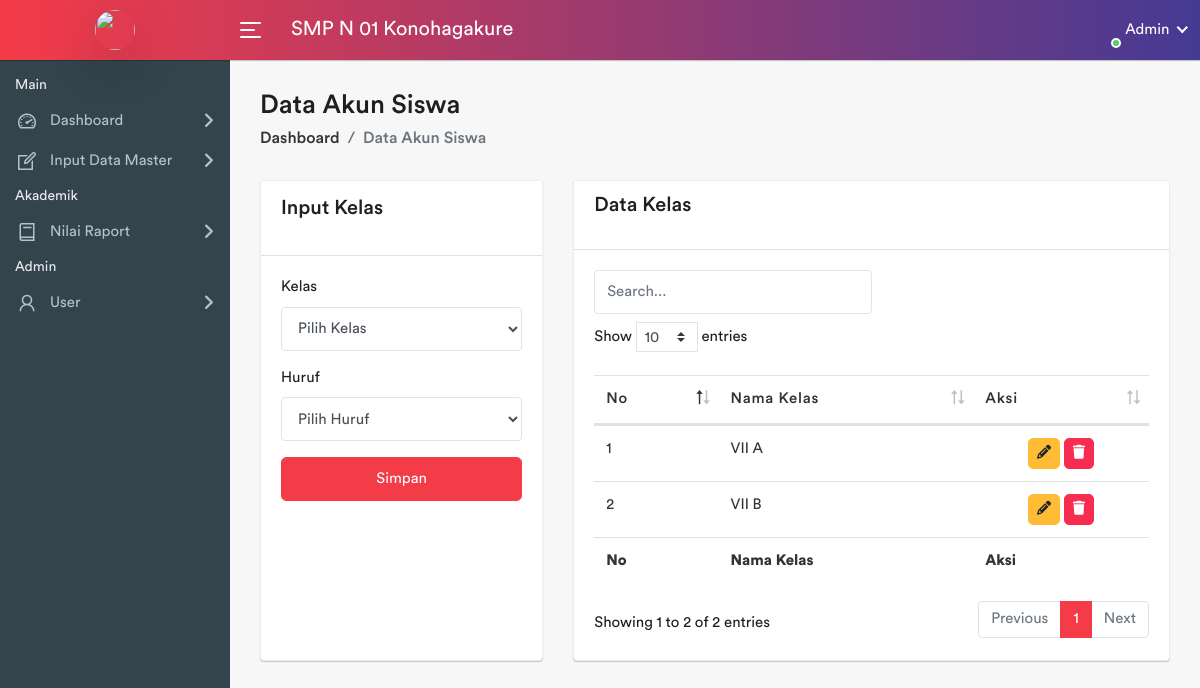
The page /pages/kelas/index.php (signed in) on the database its author committed.
### tables this page shows
CREATE TABLE `sekolah` (
  `sekolah_id` int(11) NOT NULL,
  `nama_sekolah` varchar(100) NOT NULL,
  `npsn` varchar(10) NOT NULL,
  `jenjang` varchar(10) NOT NULL,
  `status` varchar(10) NOT NULL,
  `alamat_sekolah` varchar(255) DEFAULT NULL,
  `tahun_berdiri` int(11) DEFAULT NULL,
  `akreditasi` varchar(10) DEFAULT NULL,
  `kepala_sekolah` varchar(100) DEFAULT NULL,
  `telepon_sekolah` varchar(15) DEFAULT NULL,
  `email_sekolah` varchar(50) DEFAULT NULL,
  `website_sekolah` varchar(100) DEFAULT NULL,
  `gambar` varchar(255) NOT NULL
);

CREATE TABLE `kelas` (
  `kelas_id` int(11) NOT NULL,
  `nama_kelas` varchar(10) NOT NULL
);

### pages/kelas/index.php (the view, shortened to what this page needs)
<?php
    require_once '../../koneksi.php';
    require_once '../template/header.php';
    require_once '../template/sidebar.php';
?>
<div class="page-wrapper">
    <div class="content container-fluid">
        <div class="page-header">
            <div class="row">
                <div class="col-sm-12">
                    <h3 class="page-title">Data Akun Siswa</h3>
                    <ul class="breadcrumb">
                        <li class="breadcrumb-item"><a href="../../<?=$_SESSION['mainurl']?>">Dashboard</a></li>
                        <li class="breadcrumb-item active">Data Akun Siswa</li>
                    </ul>
                </div>
            </div>
        </div>
        <div class="row">
            <div class="col-sm-4 d-flex">
                <div class="card flex-fill">
                    <div class="card-header">
                        <div class="card-title">Input Kelas</div>
                    </div>
                    <div class="card-body">
                        <form action="" method="POST">
                            <div class="form-group">
                                <label for="kelas">Kelas</label>
                                <select name="kelas" id="kelas" class="form-control" required>
                                    <option value="">Pilih Kelas</option>
                                </select>
                            </div>
                            <div class="form-group">
                                <label for="huruf">Huruf</label>
                                <select name="huruf" id="huruf" class="form-control" required>
                                    <option value="">Pilih Huruf</option>
                                </select>
                            </div>
                            <div class="form-group">
                                <input id="submit" class="btn btn-primary form-control" type="submit" name="submit"
                                    value="Simpan">
                            </div>
                        </form>
                    </div>
                </div>
            </div>
            <div class="col-sm-8">
                <div class="card flex-fill">
                    <div class="card-header d-flex justify-content-between">
                        <h5 class="card-title">Data Kelas</h5>
                    </div>
                    <div class="card-body">
                        <input type="text" id="searchInput" placeholder="Search..." class="form-control col-6 mb-2">
                        <div class="table-responsive">
                            <table class="datatable table table-stripped mb-0">
                                <div class="table-responsive">
                                    <thead>
                                        <tr>
                                            <th>No</th>
                                            <th>Nama Kelas</th>
                                            <th>Aksi</th>
                                        </tr>
                                    </thead>
                                    <tfoot>
                                        <tr>
                                            <th>No</th>
                                            <th>Nama Kelas</th>
                                            <th>Aksi</th>
                                        </tr>
                                    </tfoot>
                                    <tbody>
                                        <?php
                                        $query = "SELECT * FROM kelas";
                                        $result = mysqli_query($koneksi, $query);
                                        $no = 1;
                                        while ($row = mysqli_fetch_assoc($result)) {
                                        ?>
                                        <tr>
                                            <td><?= $no++ ?></td>
                                            <td><?= $row['nama_kelas'] ?></td>
                                            <td class="text-center">
                                                <button type="button" class="btn btn-warning btn-sm" data-toggle="modal"
                                                    data-target="#editModal<?= $row['kelas_id'] ?>"><i
                                                        class="fa fa-pencil"></i></button>
                                                <button type="button" class="btn btn-danger btn-sm" data-toggle="modal"
                                                    data-target="#deleteModal<?= $row['kelas_id'] ?>"><i
                                                        class="fa fa-trash"></i></button>
                                            </td>
                                        </tr>
                                        <?php
                                        }
                                        ?>
                                    </tbody>
                                </div>
                            </table>
                        </div>
                    </div>
                </div>
            </div>
        </div>
    </div>
</div>
<?php
    require_once '../template/footer.php';

### pages/template/sidebar.php (shortened to what this page needs)
<body>
    <div class="main-wrapper">
        <div class="header">
            <div class="header-left">
                <a href="../../<?=$_SESSION['mainurl']?>" class="logo">
                    <img src="<?=$_SESSION['foto']?>" width="40" height="40" alt="" class="rounded-circle shadow-lg">
                </a>
            </div>
            <a id="toggle_btn" href="javascript:void(0);">
                <span class="bar-icon">
                    <span></span>
                    <span></span>
                    <span></span>
                </span>
            </a>
            <?php
        $query = "SELECT nama_sekolah FROM sekolah";
        $result = mysqli_query($koneksi, $query);
        $data = mysqli_fetch_assoc($result);
        ?>
            <div class="page-title-box">
                <h3><?=$data['nama_sekolah']?></h3>
            </div>
            <ul class="nav user-menu">
                <li class="nav-item dropdown has-arrow main-drop">
                    <a href="#" class="dropdown-toggle nav-link" data-toggle="dropdown">
                        <span class="user-img"><img src="<?=$_SESSION['foto']?>" alt="">
                            <span class="status online"></span>
                        </span>
                        <span>Admin</span>
                    </a>
                </li>
            </ul>
        </div>
        <div class="sidebar" id="sidebar">
            <div class="sidebar-inner slimscroll">
                <div id="sidebar-menu" class="sidebar-menu">
                    <ul>
                        <li class="menu-title">
                            <span>Main</span>
                        </li>
                        <li class="submenu">
                            <a href="#"><i class="la la-dashboard"></i> <span> Dashboard</span> <span
                                    class="menu-arrow"></span></a>
                        </li>
                        <li class="submenu">
                            <a href="#"><i class="la la-edit"></i> <span> Input Data Master</span> <span
                                    class="menu-arrow"></span></a>
                        </li>
                        <li class="menu-title">
                            <span>Akademik</span>
                        </li>
                        <li class="submenu">
                            <a href="#"><i class="la la-book"></i> <span> Nilai Raport</span> <span
                                    class="menu-arrow"></span></a>
                        </li>
                        <li class="menu-title">
                            <span>Admin</span>
                        </li>
                        <li class="submenu">
                            <a href="#"><i class="la la-user"></i> <span> User </span> <span
                                    class="menu-arrow"></span></a>
                        </li>
                    </ul>
                </div>
            </div>
        </div>

### rows shown on the page
sekolah: nama_sekolah "SMP N 01 Konohagakure"
kelas: nama_kelas "VII A"
kelas: nama_kelas "VII B"
